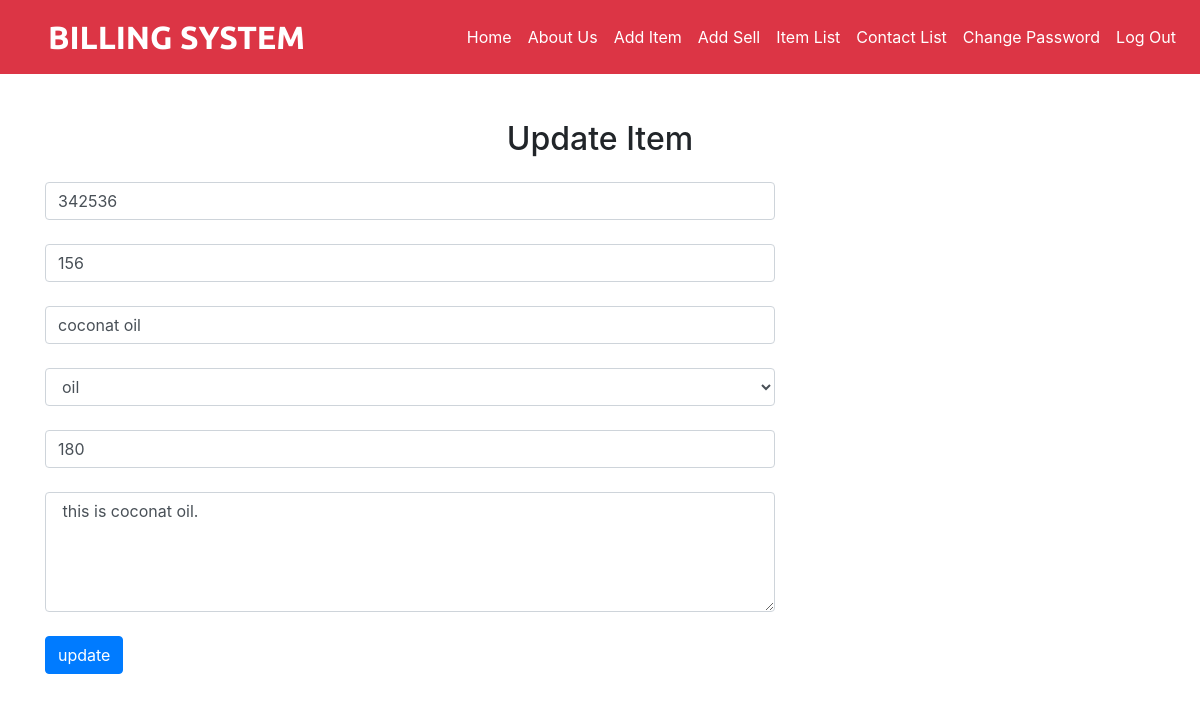
/update.php?itemname=coconat oil (signed in), run on the app's committed database.
### tables this page shows
CREATE TABLE `additem` (
  `id` int(10) NOT NULL,
  `barcode` int(25) NOT NULL,
  `stock` int(50) NOT NULL,
  `item_name` varchar(50) NOT NULL,
  `select_type` varchar(50) NOT NULL,
  `price_per_item` int(25) NOT NULL,
  `description` varchar(100) NOT NULL
);

### update.php (the view, shortened to what this page needs)
<?php
include('adminbar.php');
$barcode="barcode";
$stock="stock";
$in="item name";
$price_per_item="price per item";
$description="description";
if(isset($_GET["itemname"])){
$iname =$_GET['itemname'];
	$query = "select * from `additem` where item_name='$iname' ";
	$data = mysqli_query($conn,$query);
	$result = mysqli_fetch_assoc($data);
	$barcode = $result['barcode'];
	$stock = $result['stock'];
	$in = $result['item_name'];
	$price_per_item= $result['price_per_item'];
	$description = $result['description'];
}
?>
<!DOCTYPE html>
<html lang="en">
<head>
  <link rel="stylesheet" href="https://stackpath.bootstrapcdn.com/bootstrap/4.1.3/css/bootstrap.min.css"
>
  <link rel="stylesheet" href="https://use.fontawesome.com/releases/v5.2.0/css/all.css"
>
  <link rel="stylesheet" href="css/style.css">
</head>
 <body>
  <div class="container">
		<h2 class="text-center mb-4">Update Item</h2>
			<div class="row">
				<div class="col-md-8">
					<form action="update.php" method="post" autocomplete="off">
						<div>
							<input class="form-control"   name="barcode" placeholder="barcode" value="<?php echo $barcode; ?> " /><br />
						</div>
						<div>
							<input class="form-control" name="stock" placeholder="no. of item " required value="<?php echo $stock; ?> "/><br />
						</div>
						<div>
							<input class="form-control" name="iname" placeholder="item name" required value="<?php echo $in; ?> " /><br />
						</div>
						<div>
							<select class="form-control" name="stype" placeholder="select type" >
									<option value="oil"
									<?php
										if($result['select_type'] == 'oil')
										{
											echo "selected";
										}
									?>
									>oil</option>
							</select><br />
						</div>
						<div>
							<input class="form-control" name="ppitem" placeholder="price per item" required value="<?php echo $price_per_item; ?> " /><br />
						</div>
						<div>
							<textarea class="form-control" name="description" placeholder="description" style="height:120px;" required > <?php echo $description; ?>
							</textarea><br />
						</div>
						<div>
						<input class="btn btn-primary" type="submit" value="update" name="update"/>
						</div>
					</form>
				</div>
			</div>
	</div>
</body>
</html>

### data on the page
additem: barcode "342536", stock "156", iname "coconat oil", stype "oil", ppitem "180", description "this is coconat oil."
